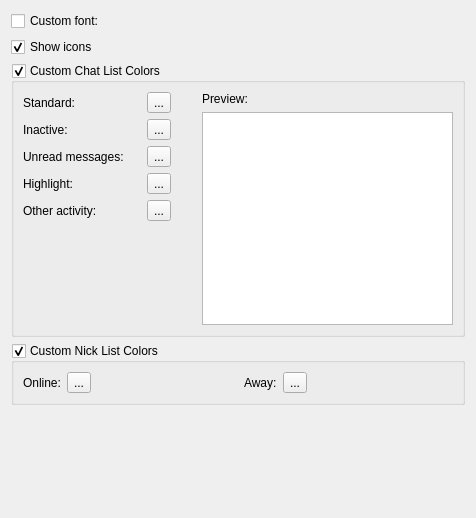
<?xml version="1.0" encoding="UTF-8"?>
<ui version="4.0">
 <class>ItemViewSettingsPage</class>
 <widget class="QWidget" name="ItemViewSettingsPage">
  <property name="geometry">
   <rect>
    <x>0</x>
    <y>0</y>
    <width>476</width>
    <height>518</height>
   </rect>
  </property>
  <property name="windowTitle">
   <string>Form</string>
  </property>
  <layout class="QVBoxLayout" name="verticalLayout_2">
   <item>
    <layout class="QHBoxLayout" name="horizontalLayout_2">
     <item>
      <widget class="QCheckBox" name="useCustomItemViewFont">
       <property name="text">
        <string>Custom font:</string>
       </property>
       <property name="settingsKey" stdset="0">
        <string notr="true">/UiStyle/Fonts/UseCustomItemViewFont</string>
       </property>
       <property name="defaultValue" stdset="0">
        <bool>false</bool>
       </property>
      </widget>
     </item>
     <item>
      <widget class="FontSelector" name="widget" native="true">
       <property name="enabled">
        <bool>false</bool>
       </property>
       <property name="settingsKey" stdset="0">
        <string notr="true">/UiStyle/Fonts/ItemView</string>
       </property>
       <property name="defaultValue" stdset="0">
        <font/>
       </property>
      </widget>
     </item>
    </layout>
   </item>
   <item>
    <widget class="QCheckBox" name="showItemViewIcons">
     <property name="text">
      <string>Show icons</string>
     </property>
     <property name="checked">
      <bool>true</bool>
     </property>
     <property name="settingsKey" stdset="0">
      <string notr="true">/UiStyle/ShowItemViewIcons</string>
     </property>
     <property name="defaultValue" stdset="0">
      <bool>true</bool>
     </property>
    </widget>
   </item>
   <item>
    <widget class="QGroupBox" name="useBufferViewColors">
     <property name="title">
      <string>Custom Chat List Colors</string>
     </property>
     <property name="checkable">
      <bool>true</bool>
     </property>
     <property name="settingsKey" stdset="0">
      <string notr="true">/UiStyle/Colors/UseBufferViewColors</string>
     </property>
     <property name="defaultValue" stdset="0">
      <bool>false</bool>
     </property>
     <layout class="QGridLayout" name="gridLayout_2">
      <item row="0" column="0">
       <layout class="QGridLayout" name="gridLayout">
        <item row="0" column="0">
         <widget class="QLabel" name="label">
          <property name="text">
           <string>Standard:</string>
          </property>
         </widget>
        </item>
        <item row="0" column="1">
         <widget class="ColorButton" name="defaultBufferColor">
          <property name="text">
           <string>...</string>
          </property>
          <property name="settingsKey" stdset="0">
           <string notr="true">/UiStyle/Colors/DefaultBuffer</string>
          </property>
          <property name="defaultValue" stdset="0">
           <color>
            <red>0</red>
            <green>0</green>
            <blue>0</blue>
           </color>
          </property>
         </widget>
        </item>
        <item row="1" column="0">
         <widget class="QLabel" name="label_2">
          <property name="text">
           <string>Inactive:</string>
          </property>
         </widget>
        </item>
        <item row="1" column="1">
         <widget class="ColorButton" name="inactiveBufferColor">
          <property name="text">
           <string>...</string>
          </property>
          <property name="settingsKey" stdset="0">
           <string notr="true">/UiStyle/Colors/InactiveBuffer</string>
          </property>
          <property name="defaultValue" stdset="0">
           <color>
            <red>160</red>
            <green>160</green>
            <blue>164</blue>
           </color>
          </property>
         </widget>
        </item>
        <item row="2" column="0">
         <widget class="QLabel" name="label_3">
          <property name="text">
           <string>Unread messages:</string>
          </property>
         </widget>
        </item>
        <item row="2" column="1">
         <widget class="ColorButton" name="unreadBufferColor">
          <property name="text">
           <string>...</string>
          </property>
          <property name="settingsKey" stdset="0">
           <string notr="true">/UiStyle/Colors/UnreadBuffer</string>
          </property>
          <property name="defaultValue" stdset="0">
           <color>
            <red>0</red>
            <green>0</green>
            <blue>245</blue>
           </color>
          </property>
         </widget>
        </item>
        <item row="3" column="0">
         <widget class="QLabel" name="label_4">
          <property name="text">
           <string>Highlight:</string>
          </property>
         </widget>
        </item>
        <item row="3" column="1">
         <widget class="ColorButton" name="highlightedBufferColor">
          <property name="text">
           <string>...</string>
          </property>
          <property name="settingsKey" stdset="0">
           <string notr="true">/UiStyle/Colors/HighlightedBuffer</string>
          </property>
          <property name="defaultValue" stdset="0">
           <color>
            <red>255</red>
            <green>128</green>
            <blue>0</blue>
           </color>
          </property>
         </widget>
        </item>
        <item row="4" column="0">
         <widget class="QLabel" name="label_5">
          <property name="text">
           <string>Other activity:</string>
          </property>
         </widget>
        </item>
        <item row="4" column="1">
         <widget class="ColorButton" name="activeBufferColor">
          <property name="text">
           <string>...</string>
          </property>
          <property name="settingsKey" stdset="0">
           <string notr="true">/UiStyle/Colors/ActiveBuffer</string>
          </property>
          <property name="defaultValue" stdset="0">
           <color>
            <red>0</red>
            <green>128</green>
            <blue>0</blue>
           </color>
          </property>
         </widget>
        </item>
       </layout>
      </item>
      <item row="0" column="1">
       <spacer name="horizontalSpacer_2">
        <property name="orientation">
         <enum>Qt::Horizontal</enum>
        </property>
        <property name="sizeHint" stdset="0">
         <size>
          <width>31</width>
          <height>21</height>
         </size>
        </property>
       </spacer>
      </item>
      <item row="0" column="2" rowspan="2">
       <layout class="QVBoxLayout" name="verticalLayout">
        <item>
         <widget class="QLabel" name="label_8">
          <property name="text">
           <string>Preview:</string>
          </property>
         </widget>
        </item>
        <item>
         <widget class="QTreeWidget" name="bufferViewPreview">
          <property name="sizePolicy">
           <sizepolicy hsizetype="Preferred" vsizetype="MinimumExpanding">
            <horstretch>0</horstretch>
            <verstretch>0</verstretch>
           </sizepolicy>
          </property>
          <property name="editTriggers">
           <set>QAbstractItemView::NoEditTriggers</set>
          </property>
          <property name="showDropIndicator" stdset="0">
           <bool>false</bool>
          </property>
          <property name="itemsExpandable">
           <bool>false</bool>
          </property>
          <attribute name="headerVisible">
           <bool>false</bool>
          </attribute>
          <column>
           <property name="text">
            <string>1</string>
           </property>
          </column>
         </widget>
        </item>
       </layout>
      </item>
      <item row="1" column="0">
       <spacer name="verticalSpacer_2">
        <property name="orientation">
         <enum>Qt::Vertical</enum>
        </property>
        <property name="sizeHint" stdset="0">
         <size>
          <width>148</width>
          <height>98</height>
         </size>
        </property>
       </spacer>
      </item>
     </layout>
    </widget>
   </item>
   <item>
    <widget class="QGroupBox" name="useNickViewColors">
     <property name="title">
      <string>Custom Nick List Colors</string>
     </property>
     <property name="checkable">
      <bool>true</bool>
     </property>
     <property name="settingsKey" stdset="0">
      <string notr="true">/UiStyle/Colors/UseNickViewColors</string>
     </property>
     <property name="defaultValue" stdset="0">
      <bool>false</bool>
     </property>
     <layout class="QHBoxLayout" name="horizontalLayout_3">
      <item>
       <widget class="QLabel" name="label_6">
        <property name="text">
         <string>Online:</string>
        </property>
       </widget>
      </item>
      <item>
       <widget class="ColorButton" name="onlineNickColor">
        <property name="text">
         <string>...</string>
        </property>
        <property name="settingsKey" stdset="0">
         <string notr="true">/UiStyle/Colors/OnlineNick</string>
        </property>
        <property name="defaultValue" stdset="0">
         <color>
          <red>0</red>
          <green>0</green>
          <blue>0</blue>
         </color>
        </property>
       </widget>
      </item>
      <item>
       <spacer name="horizontalSpacer">
        <property name="orientation">
         <enum>Qt::Horizontal</enum>
        </property>
        <property name="sizeHint" stdset="0">
         <size>
          <width>88</width>
          <height>20</height>
         </size>
        </property>
       </spacer>
      </item>
      <item>
       <widget class="QLabel" name="label_7">
        <property name="text">
         <string>Away:</string>
        </property>
       </widget>
      </item>
      <item>
       <widget class="ColorButton" name="awayNickColor">
        <property name="text">
         <string>...</string>
        </property>
        <property name="settingsKey" stdset="0">
         <string notr="true">/UiStyle/Colors/AwayNick</string>
        </property>
        <property name="defaultValue" stdset="0">
         <color>
          <red>160</red>
          <green>160</green>
          <blue>164</blue>
         </color>
        </property>
       </widget>
      </item>
      <item>
       <spacer name="horizontalSpacer_3">
        <property name="orientation">
         <enum>Qt::Horizontal</enum>
        </property>
        <property name="sizeHint" stdset="0">
         <size>
          <width>87</width>
          <height>20</height>
         </size>
        </property>
       </spacer>
      </item>
     </layout>
    </widget>
   </item>
   <item>
    <spacer name="verticalSpacer">
     <property name="orientation">
      <enum>Qt::Vertical</enum>
     </property>
     <property name="sizeHint" stdset="0">
      <size>
       <width>20</width>
       <height>40</height>
      </size>
     </property>
    </spacer>
   </item>
  </layout>
 </widget>
 <customwidgets>
  <customwidget>
   <class>ColorButton</class>
   <extends>QToolButton</extends>
   <header>colorbutton.h</header>
  </customwidget>
  <customwidget>
   <class>FontSelector</class>
   <extends>QWidget</extends>
   <header>fontselector.h</header>
   <container>1</container>
  </customwidget>
 </customwidgets>
 <tabstops>
  <tabstop>useCustomItemViewFont</tabstop>
  <tabstop>showItemViewIcons</tabstop>
  <tabstop>defaultBufferColor</tabstop>
  <tabstop>inactiveBufferColor</tabstop>
  <tabstop>unreadBufferColor</tabstop>
  <tabstop>highlightedBufferColor</tabstop>
  <tabstop>activeBufferColor</tabstop>
  <tabstop>bufferViewPreview</tabstop>
  <tabstop>useNickViewColors</tabstop>
  <tabstop>onlineNickColor</tabstop>
  <tabstop>awayNickColor</tabstop>
 </tabstops>
 <resources/>
 <connections>
  <connection>
   <sender>useCustomItemViewFont</sender>
   <signal>toggled(bool)</signal>
   <receiver>widget</receiver>
   <slot>setEnabled(bool)</slot>
   <hints>
    <hint type="sourcelabel">
     <x>114</x>
     <y>16</y>
    </hint>
    <hint type="destinationlabel">
     <x>235</x>
     <y>17</y>
    </hint>
   </hints>
  </connection>
 </connections>
</ui>
